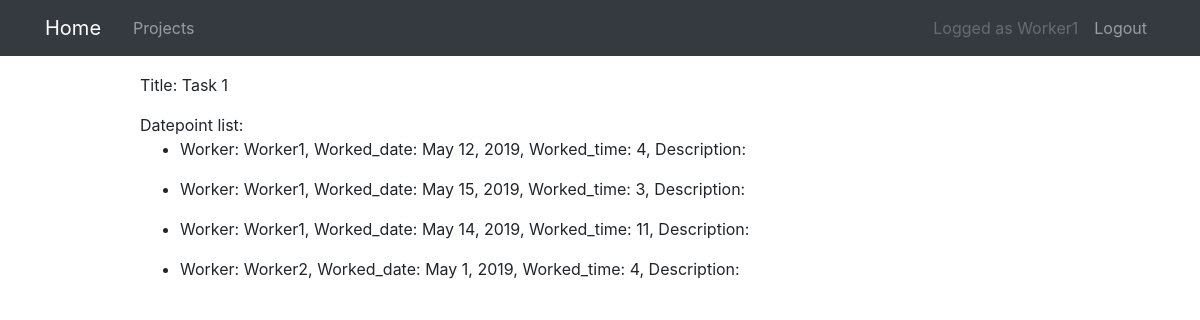
The app's page /task/1/ (signed in) with its own data.
### projects/models.py (models this page shows, shortened)
class Task(models.Model):
    title = models.CharField(max_length=100)
    project = models.ForeignKey(Project, on_delete=models.CASCADE)

class DatePoint(models.Model):
    task = models.ForeignKey(Task, on_delete=models.CASCADE)
    worker = models.ForeignKey(User, on_delete=models.CASCADE)
    description = models.CharField(max_length=100, blank=True)
    worked_time = models.PositiveIntegerField()
    worked_date = models.DateField()
    date_created = models.DateTimeField(auto_now=True)
    approved = models.BooleanField(default=False)

### projects/views.py (the view)
# urls.py: path("task/<int:pk>/", TaskDetailView.as_view(), name="task-detail"),
class TaskDetailView(
    PermissionRequiredMixin, UserBelongsToTaskMixin, DetailView
):
    model = Task
    def get_context_data(self, **kwargs):
        context = super().get_context_data(**kwargs)
        datepoint_list = DatePoint.objects.filter(task__id=self.kwargs["pk"])
        context["datepoint_list"] = datepoint_list
        return context
    permission_required = "projects.view_task"

### projects/mixins.py (called while the page is built)
    def test_func(self):
        user = self.request.user
        task_pk = self.kwargs["pk"]
        if user.groups.count() > 0:
            if user.groups.all()[0].name == "Worker":
                queryset = Task.objects.filter(
                    id=task_pk, project__worker=user
                )
                if queryset.count() > 0:
                    return True
            elif user.groups.all()[0].name == "Manager":
                queryset = Task.objects.filter(
                    id=task_pk, project__manager=user
                )
                if queryset.count() > 0:
                    return True
        else:
            return False

### projects/models.py (called while the page is built)
    def __str__(self):
        return f"{self.title}, {self.manager}"

### projects/templates/projects/task_detail.html (shortened to what this page needs)
{% extends "projects/base.html" %}
{% block content %}
<p>Title: {{ object.title }} </p>
{% if datepoint_list %}
Datepoint list:
{% endif %}
{% for datepoint in datepoint_list %}
<ul>
    <li>Worker: {{datepoint.worker}}, Worked_date: {{ datepoint.worked_date }}, Worked_time:
        {{ datepoint.worked_time }}, Description: {{ datepoint.description }}
    </li>
</ul>
{% endfor %}
{% endblock content %}

### projects/templates/projects/base.html (shortened to what this page needs)
{% load static %}
<!DOCTYPE html>
<html>
<head>
  <link rel="stylesheet" href="https://maxcdn.bootstrapcdn.com/bootstrap/4.0.0/css/bootstrap.min.css"
>
  <link rel="stylesheet" type="text/css" href="{% static 'projects/main.css' %}">
</head>
<body>
  <header>
    <nav class="navbar navbar-expand-md navbar-dark bg-dark">
      <div class="container">
        <a class="navbar-brand mr-4" href="{% url 'project-home' %}">Home</a>
        <div class="collapse navbar-collapse" id="navbarToggle">
          <div class="navbar-nav mr-auto">
            {% if user.is_authenticated %}
            {% if perms.projects.view_project %}
            {% if not request.user.is_staff %}
            <a class="nav-item nav-link" href="{% url 'project-list' %}">Projects</a>
            {% endif %}
            {% endif %}
            {% endif %}
          </div>
          <div class="navbar-nav">
            {% if user.is_authenticated %}
            <a class="nav-link disabled" href="#">Logged as {{ user.username }}</a>
            <a class="nav-item nav-link" href="{% url 'logout' %}">Logout</a>
            {% else %}
            <a class="nav-item nav-link" href="{% url 'login' %}">Login</a>
            {% endif %}
          </div>
        </div>
      </div>
    </nav>
  </header>
  <main role="main" class="container">
    <div class="row">
      <div class="col-1">
      </div>
      <div class="col-10">
        {% block content %}{% endblock %}
      </div>
      <div class="col-1"></div>
    </div>
  </main>
</body>
</html>

### projects/static/projects/main.css (style rules this page uses)
.navbar { margin-bottom: 2ex; }

### records on screen
Task: title "Task 1"
DatePoint: worker "Worker1", worked_date "May 12, 2019", worked_time "4"
DatePoint: worker "Worker1", worked_date "May 15, 2019", worked_time "3"
DatePoint: worker "Worker1", worked_date "May 14, 2019", worked_time "11"
DatePoint: worker "Worker2", worked_date "May 1, 2019", worked_time "4"

### other values on screen
{{ user.username }} "Worker1"
